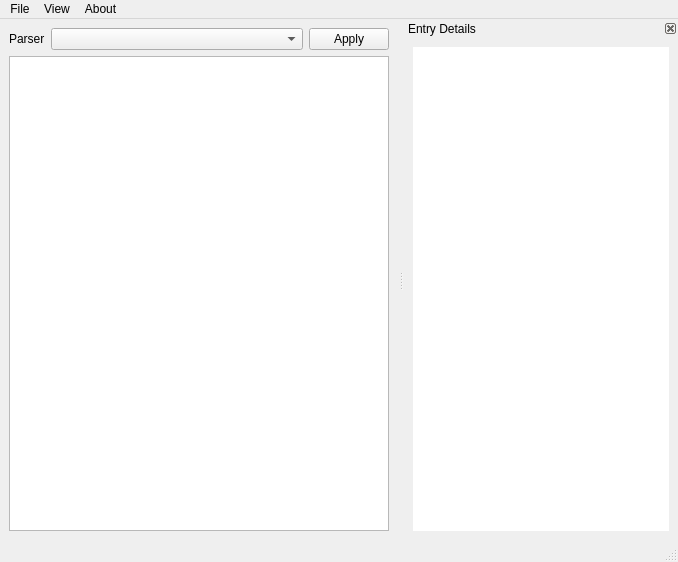
<?xml version="1.0" encoding="UTF-8"?>
<ui version="4.0">
 <class>MainWindow</class>
 <widget class="QMainWindow" name="MainWindow">
  <property name="geometry">
   <rect>
    <x>0</x>
    <y>0</y>
    <width>678</width>
    <height>562</height>
   </rect>
  </property>
  <property name="windowTitle">
   <string>MainWindow</string>
  </property>
  <widget class="QWidget" name="centralwidget">
   <layout class="QGridLayout" name="gridLayout_2">
    <item row="0" column="1">
     <widget class="QComboBox" name="cbAvailableParsers"/>
    </item>
    <item row="0" column="2">
     <widget class="QPushButton" name="pbApplyParser">
      <property name="sizePolicy">
       <sizepolicy hsizetype="Maximum" vsizetype="Fixed">
        <horstretch>0</horstretch>
        <verstretch>0</verstretch>
       </sizepolicy>
      </property>
      <property name="text">
       <string>Apply</string>
      </property>
     </widget>
    </item>
    <item row="0" column="0">
     <widget class="QLabel" name="label">
      <property name="sizePolicy">
       <sizepolicy hsizetype="Maximum" vsizetype="Preferred">
        <horstretch>0</horstretch>
        <verstretch>0</verstretch>
       </sizepolicy>
      </property>
      <property name="text">
       <string>Parser</string>
      </property>
     </widget>
    </item>
    <item row="1" column="0" colspan="3">
     <widget class="QTableView" name="tvOutput">
      <property name="selectionBehavior">
       <enum>QAbstractItemView::SelectRows</enum>
      </property>
      <attribute name="horizontalHeaderStretchLastSection">
       <bool>true</bool>
      </attribute>
     </widget>
    </item>
   </layout>
  </widget>
  <widget class="QMenuBar" name="menubar">
   <property name="geometry">
    <rect>
     <x>0</x>
     <y>0</y>
     <width>678</width>
     <height>22</height>
    </rect>
   </property>
   <widget class="QMenu" name="menuFile">
    <property name="title">
     <string>File</string>
    </property>
    <addaction name="separator"/>
    <addaction name="actionOpen"/>
    <addaction name="separator"/>
    <addaction name="actionQuit"/>
   </widget>
   <widget class="QMenu" name="menuAbout">
    <property name="title">
     <string>About</string>
    </property>
    <addaction name="actionAbout_Logan"/>
    <addaction name="actionAbout_Qt"/>
   </widget>
   <widget class="QMenu" name="menuView">
    <property name="title">
     <string>View</string>
    </property>
    <addaction name="actionEntry_Details"/>
   </widget>
   <addaction name="menuFile"/>
   <addaction name="menuView"/>
   <addaction name="menuAbout"/>
  </widget>
  <widget class="QStatusBar" name="statusbar"/>
  <widget class="QDockWidget" name="dwEntryDetails">
   <property name="floating">
    <bool>false</bool>
   </property>
   <property name="features">
    <set>QDockWidget::DockWidgetClosable|QDockWidget::DockWidgetMovable</set>
   </property>
   <property name="allowedAreas">
    <set>Qt::BottomDockWidgetArea|Qt::LeftDockWidgetArea|Qt::RightDockWidgetArea</set>
   </property>
   <property name="windowTitle">
    <string>Entry Details</string>
   </property>
   <attribute name="dockWidgetArea">
    <number>2</number>
   </attribute>
   <widget class="QWidget" name="dockWidgetContents">
    <layout class="QVBoxLayout" name="verticalLayout">
     <item>
      <widget class="QTextEdit" name="tbEntry">
       <property name="frameShape">
        <enum>QFrame::NoFrame</enum>
       </property>
       <property name="autoFormatting">
        <set>QTextEdit::AutoAll</set>
       </property>
       <property name="readOnly">
        <bool>true</bool>
       </property>
      </widget>
     </item>
    </layout>
   </widget>
  </widget>
  <action name="actionOpen">
   <property name="text">
    <string>Open</string>
   </property>
   <property name="shortcut">
    <string>Ctrl+O</string>
   </property>
  </action>
  <action name="actionQuit">
   <property name="text">
    <string>Quit</string>
   </property>
  </action>
  <action name="actionAbout_Logan">
   <property name="text">
    <string>About Logan</string>
   </property>
  </action>
  <action name="actionAbout_Qt">
   <property name="text">
    <string>About Qt</string>
   </property>
  </action>
  <action name="actionEntry_Details">
   <property name="checkable">
    <bool>true</bool>
   </property>
   <property name="text">
    <string>Entry Details</string>
   </property>
  </action>
 </widget>
 <resources/>
 <connections>
  <connection>
   <sender>actionOpen</sender>
   <signal>triggered()</signal>
   <receiver>MainWindow</receiver>
   <slot>selectFile()</slot>
   <hints>
    <hint type="sourcelabel">
     <x>-1</x>
     <y>-1</y>
    </hint>
    <hint type="destinationlabel">
     <x>338</x>
     <y>280</y>
    </hint>
   </hints>
  </connection>
  <connection>
   <sender>actionQuit</sender>
   <signal>triggered()</signal>
   <receiver>MainWindow</receiver>
   <slot>close()</slot>
   <hints>
    <hint type="sourcelabel">
     <x>-1</x>
     <y>-1</y>
    </hint>
    <hint type="destinationlabel">
     <x>338</x>
     <y>280</y>
    </hint>
   </hints>
  </connection>
  <connection>
   <sender>cbAvailableParsers</sender>
   <signal>currentIndexChanged(int)</signal>
   <receiver>MainWindow</receiver>
   <slot>selectParserByIndex(int)</slot>
   <hints>
    <hint type="sourcelabel">
     <x>174</x>
     <y>38</y>
    </hint>
    <hint type="destinationlabel">
     <x>296</x>
     <y>23</y>
    </hint>
   </hints>
  </connection>
  <connection>
   <sender>pbApplyParser</sender>
   <signal>clicked()</signal>
   <receiver>MainWindow</receiver>
   <slot>processFile()</slot>
   <hints>
    <hint type="sourcelabel">
     <x>641</x>
     <y>45</y>
    </hint>
    <hint type="destinationlabel">
     <x>673</x>
     <y>82</y>
    </hint>
   </hints>
  </connection>
  <connection>
   <sender>actionEntry_Details</sender>
   <signal>toggled(bool)</signal>
   <receiver>dwEntryDetails</receiver>
   <slot>setVisible(bool)</slot>
   <hints>
    <hint type="sourcelabel">
     <x>-1</x>
     <y>-1</y>
    </hint>
    <hint type="destinationlabel">
     <x>540</x>
     <y>280</y>
    </hint>
   </hints>
  </connection>
  <connection>
   <sender>dwEntryDetails</sender>
   <signal>visibilityChanged(bool)</signal>
   <receiver>actionEntry_Details</receiver>
   <slot>setChecked(bool)</slot>
   <hints>
    <hint type="sourcelabel">
     <x>540</x>
     <y>280</y>
    </hint>
    <hint type="destinationlabel">
     <x>-1</x>
     <y>-1</y>
    </hint>
   </hints>
  </connection>
 </connections>
 <slots>
  <slot>processFile()</slot>
  <slot>selectFile()</slot>
  <slot>updateHeadersCount()</slot>
  <slot>selectParserByIndex(int)</slot>
 </slots>
</ui>
